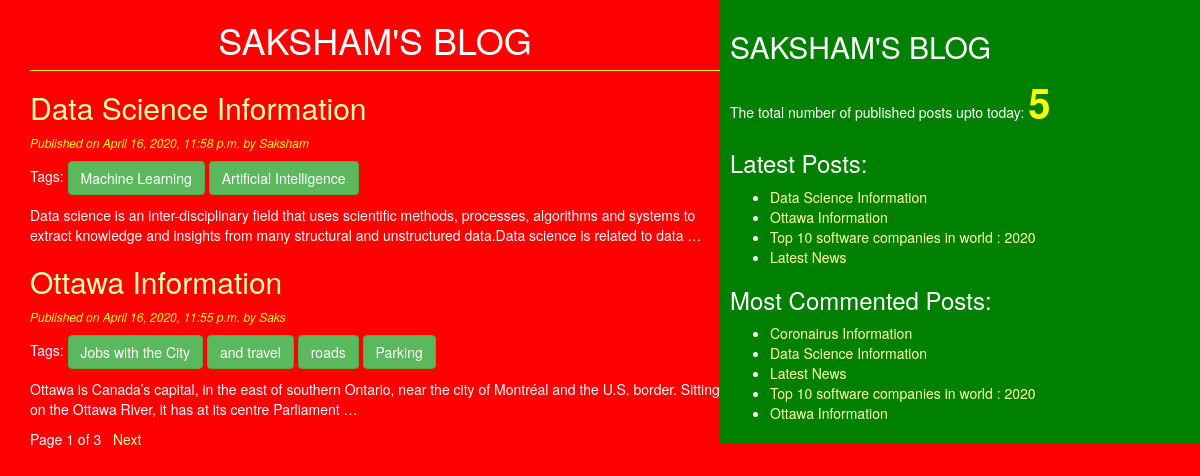
The page / on the database its author committed.
### blog/models.py (models this page shows, shortened)
class Post(models.Model):
    STATUS_CHOICES=(('draft','Draft'),('published','Published'))
    title=models.CharField(max_length=256)
    slug=models.SlugField(max_length=264,unique_for_date='publish')
    author=models.ForeignKey(User,related_name='blog_posts',on_delete=models.DO_NOTHING)
    body=models.TextField()
    publish=models.DateTimeField(default=timezone.now)
    created=models.DateTimeField(auto_now_add=True)
    updated=models.DateTimeField(auto_now=True)
    status=models.CharField(max_length=10,choices=STATUS_CHOICES,default='draft')
    objects=CustomManager()
    tags=TaggableManager()
    class Meta:
        ordering=('-publish',)
    def get_absolute_url(self):
        return reverse('post_detail',args=[self.publish.year,self.publish.strftime('%m'),self.publish.strftime('%d'),self.slug])

### blog/views.py (the view)
# urls.py: url(r'^$', views.post_list_view),
def post_list_view(request,tag_slug=None):
    post_list=Post.objects.all()
    tag=None
    if tag_slug:
        tag=get_object_or_404(Tag,slug=tag_slug)
        post_list=post_list.filter(tags__in=[tag])
    paginator=Paginator(post_list,2)
    page_number=request.GET.get('page')
    try:
        post_list=paginator.page(page_number)
    except PageNotAnInteger:
        post_list=paginator.page(1)
    except EmptyPage:
        post_list=paginator.page(paginator.num_pages)
    return render(request,'blog/post_list.html',{'post_list':post_list,'tag':tag})

### blog/models.py (called while the page is built)
    def get_queryset(self):
        return super().get_queryset().filter(status='published')

### blog/templatetags/blog_tags.py (called while the page is built)
@register.simple_tag(name='my_tag')
def total_posts():
    return Post.objects.count()

@register.inclusion_tag('blog/latest_posts123.html')
def show_latest_posts(count=3):
    latest_posts=Post.objects.order_by('-publish')[:count]
    return {'latest_posts':latest_posts}

@register.simple_tag
def get_most_commented_posts(count=5):
    return Post.objects.annotate(total_comments=Count('comments')).order_by('-total_comments')[:count]

### templates/blog/post_list.html (shortened to what this page needs)
{%extends 'blog/base.html' %}
    {%block content%}
      <h1>SAKSHAM'S BLOG</h1>
      {%for post in post_list%}
          <a href="{{post.get_absolute_url}}"><h2>{{post.title}}</h2></a>
          <p id='date'>Published on {{post.publish}} by {{post.author|title}}</p>
          <p>Tags:
            {%for tag in post.tags.all %}
                <a href="{%url 'post_list_by_tag_name' tag.slug %}" class='btn btn-success'>{{tag.name}}</a>
            {%endfor%}
          </p>
          {{post.body|truncatewords:30|linebreaks}}
      {%endfor%}
      {%include 'blog/pagination.html' with page=post_list %}
    {%endblock%}

### templates/blog/base.html (shortened to what this page needs)
<!DOCTYPE html>
{%load blog_tags%}
{%load staticfiles%}
<html lang="en" dir="ltr">
  <head>
    <link rel="stylesheet" href="https://maxcdn.bootstrapcdn.com/bootstrap/3.3.7/css/bootstrap.min.css">
    <link rel="stylesheet" href="{%static "css/blog.css" %}">
  </head>
  <body>
    <div class="content">
      {%block content%}{%endblock%}
    </div>
    <div class='sidebar'>
      <h2>SAKSHAM'S BLOG</h2>
      <p>The total number of published posts upto today: <span id='pcount'>{% my_tag%}</span> </p>
      <h3>Latest Posts:</h3>{%show_latest_posts 4%}
      <h3>Most Commented Posts:</h3>
      {%get_most_commented_posts as most_commented_posts%}
      <ul>
         {%for post in most_commented_posts %}
        <li><a href="{{post.get_absolute_url}}">{{post.title}}</a></li>
        {%endfor%}
      </ul>
    </div>
  </body>
</html>

### templates/blog/pagination.html (shortened to what this page needs)
<div class="paginator">
  <span>Page {{page.number}} of {{page.paginator.num_pages}}</span>&nbsp&nbsp
  {%if page.has_next%}
    <a href="?page={{page.next_page_number}}">Next</a>
  {%endif%}
</div>

### templates/blog/latest_posts123.html
<ul>
  {%for post in latest_posts %}
  <li><a href="{{post.get_absolute_url}}">{{post.title}}</a></li>
  {%endfor%}
</ul>

### static/css/blog.css (style rules this page uses)
.content { width:60%; float:left; padding:0 0 0 30px; background: red; height:100%; }
.sidebar { width:40%; float:right; padding: 10px; background:green; height:100%; }
h1 { text-align: center; border-bottom: 1px solid yellow ; padding-bottom: 10px; }
body { color:white; background: red; }
#date { color:yellow; font-size: 12px; font-style: italic; }
a { color:#ffffb3; }
#pcount { font-size: 40px; color: yellow; font-weight: bold; }

### rows shown on the page
Post: title "Data Science Information", publish "April 16, 2020, 11:58 p.m.", author "Saksham", body "Data science is an inter-disciplinary field that uses scientific methods, processes, algorithms and systems to extract knowledge and insights from many structural and unstructured data.Data science is related to data …"
Tag: name "Machine Learning"
Tag: name "Artificial Intelligence"
Post: title "Ottawa Information", publish "April 16, 2020, 11:55 p.m.", author "Saks", body "Ottawa is Canada’s capital, in the east of southern Ontario, near the city of Montréal and the U.S. border. Sitting on the Ottawa River, it has at its centre Parliament …"
Tag: name "Jobs with the City"
Tag: name "and travel"
Tag: name "roads"
Tag: name "Parking"
Post: title "Top 10 software companies in world : 2020"
Post: title "Latest News"
Post: title "Coronairus Information"

### other values the page prints
{{ page.number }} "1"
{{ page.paginator.num_pages }} "3"
